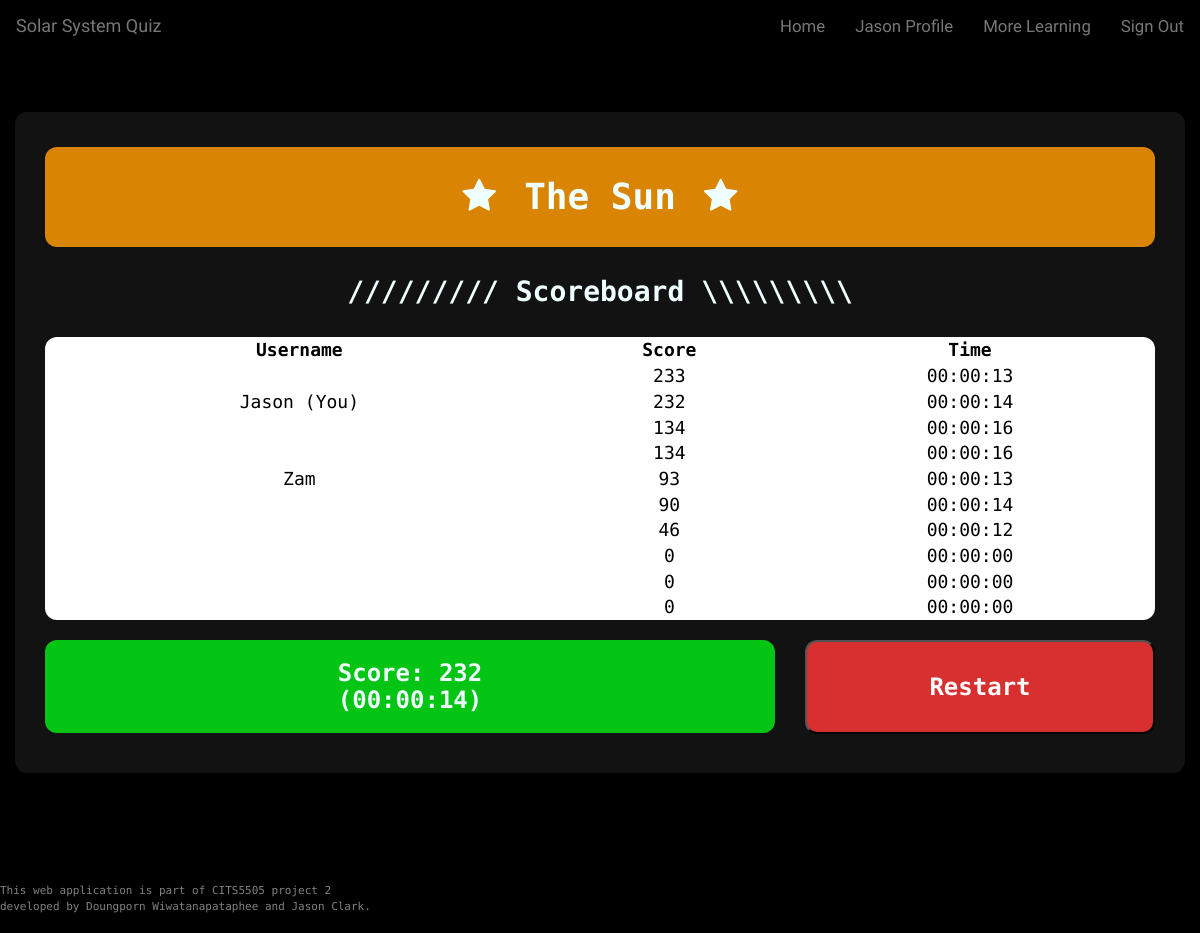
The app's page /result (signed in) with its own data.
### app/models.py (models this page shows, shortened)
class User(UserMixin, db.Model):
    __tablename__ = 'user_table'
    id = db.Column(db.Integer, primary_key=True)
    username = db.Column(db.String(64), index=True, unique=True)
    user_type = db.Column(db.String(64))
    email = db.Column(db.String(120), index=True, unique=True)
    password_hash = db.Column(db.String(128))
    posts = db.relationship('Post', backref='author', lazy='dynamic')
    about_me = db.Column(db.String(140))
    last_seen = db.Column(db.DateTime, default=datetime.utcnow)
    score_child = db.relationship("Score", backref = 'user_parent')
    quiz_unlocked = db.Column(db.Integer, default=0)

class QuestionSet(db.Model):
    __tablename__ = 'questionset'
    id = db.Column(db.Integer, primary_key = True)
    name = db.Column(db.String(64))
    module = db.Column(db.String(64))
    number_of_questions = db.Column(db.Integer)
    child = db.relationship("CurrentQuestion")
    score_child = db.relationship('Score', backref= 'questionset_parent')

class Score(db.Model):
    __tablename__ = 'score'
    id = db.Column(db.Integer, primary_key = True)
    user_id = db.Column(db.Integer, db.ForeignKey('user_table.id'))
    questionset_id = db.Column(db.Integer, db.ForeignKey('questionset.id'))
    score = db.Column(db.Integer, default=0)
    time_taken = db.Column(db.Time, default=0)

### app/routes.py (the view)
@app.route('/result', methods=['GET'])
def result():
    latest_score = Score.query.filter_by(user_id=current_user.id).all()[-1]
    latest_module_id = latest_score.questionset_id
    latest_module = latest_score.questionset_parent.name
    latest_time_taken = latest_score.time_taken
    scoreSorted = Score.query.filter_by(questionset_id=latest_module_id).order_by(Score.score.desc()).all()
    return render_template('result.html', latestScore=latest_score, scoreSorted=scoreSorted, moduleName=latest_module, timeTaken=latest_time_taken)

### app/models.py (called while the page is built)
@login.user_loader
def load_user(id):
    return User.query.get(int(id))

### app/routes.py (called while the page is built)
@app.before_request
def before_request():
    from_zone = tz.tzutc()
    to_zone = tz.tzlocal()
    utc = datetime.utcnow()
    utc = utc.replace(tzinfo=from_zone)
    central = utc.astimezone(to_zone)   # convert to local timezone
    if current_user.is_authenticated:
        current_user.last_seen = central
        db.session.commit()

### app/templates/result.html (shortened to what this page needs)
{% extends 'base.html' %}
{% block body %}
<div class="container result-container">
    <h2 class="result-module"><i class="fa fa-star fa-fw"></i>&nbsp;{{ moduleName }}&nbsp;<i class="fa fa-star fa-fw"></i></h2>
    <h2 class="result-scoreboard">///////// Scoreboard \\\\\\\\\</h2>
    <table class="result-table">
        <thead>
            <tr>
                <th>Username</th>
                <th>Score</th>
                <th>Time</th>
            </tr>
        </thead>
        <tbody>
        {% for score in scoreSorted %}
        {%  if loop.index <= 10  %}
            <tr>
                {% if current_user.id == score.user_parent.id %}
                <td>{{ score.user_parent.username }} (You)</td>
                {% else %}
                <td>{{ score.user_parent.username }}</td>
                {% endif %}
                <td>{{ score.score }}</td>
                <td>{{ score.time_taken }}</td>
            </tr>
        {% endif %}
        {% endfor %}
        </tbody>
    </table>
    <div class="row">
        <div class="col-xs-8">
            <h3 class="result-score">Score: {{ latestScore.score }} <br> ({{ timeTaken }})</h3>
        </div>
        <div class="col-xs-4">
            <a href='/'><button class="restart-button">Restart</button></a>
        </div>
    </div>
</div>
{% endblock %}

### app/templates/base.html (shortened to what this page needs)
<!DOCTYPE html>
<html lang="en">
<head>
    <link rel="stylesheet" href="https://maxcdn.bootstrapcdn.com/bootstrap/3.4.1/css/bootstrap.min.css">
    <link rel="stylesheet" type="text/css" href="{{ url_for('static', filename='css/theme.css') }}">
    <link rel="stylesheet" href="https://cdnjs.cloudflare.com/ajax/libs/font-awesome/4.7.0/css/font-awesome.min.css">
</head>
<body>
    {% block navbar %}
    <nav class="navbar navbar-default">
            <div class="navbar-header">
                <a class="navbar-brand" href="{{ url_for('home') }}">Solar System Quiz</a>
            </div>
            <div class="collapse navbar-collapse" id="bs-example-navbar-collapse-1">
                <ul class="nav navbar-nav navbar-right">
                    {% if current_user.is_authenticated %}
                    <li><a id="nav_home" href="{{ url_for('home') }}">Home</a></li>
                    <li><a id="nav_profile" href="{{ url_for('user_profile', username=current_user.username) }}">{{ current_user.username }} Profile</a></li>
                    <li><a id="nav_learning" href="{{ url_for('more_learning') }}">More Learning</a></li>
                    <li><a id="nav_logout" href="{{ url_for('logout') }}">Sign Out</a></li>
                    {% else %}
                    <li><a id="nav_home" href="{{ url_for('home') }}">Home</a></li>
                    <li><a id="nav_login" href="{{ url_for('login') }}">Login</a></li>
                    <li><a id="nav_register" href="{{ url_for('register') }}">Register</a></li>
                    <li><a id="nav_learning" href="{{ url_for('more_learning') }}">More Learning</a></li>
                    {% endif %}
                </ul>
            </div>
    </nav>
    {% endblock %}
    <div class="points-container">
    </div>
    {% block body %}{% endblock %}
    <footer>
        <p>This web application is part of CITS5505 project 2 <br>
           developed by Doungporn Wiwatanapataphee and Jason Clark.</p>
    </footer>
</body>
</html>

### app/static/css/theme.css (style rules this page uses)
* { box-sizing: border-box; }
body { font-family: 'Space Mono', monospace; background-color: black; color: azure; padding-bottom: 60px; margin-bottom: 100px; }
html { scroll-behavior: smooth; }
.navbar { font-family: 'Audiowide', cursive; background-color: black; border-color: black; top: 0; }
.nav a { font-size: 1.2em !important; }
.points-container { padding: 20px; display: flex; margin: 0 auto; text-align: center; }
.result-container { background-color: #121212; border-radius: 12px; padding: 15px 30px 30px 30px; }
.result-module { background-color: #da8403; border-radius: 12px; padding: 30px; text-align: center; font-weight: bold; font-size: 36px; }
.result-score { background-color: #03da15e5; border-radius: 12px; padding: 20px; text-align: center; font-weight: bold; font-size: 24px; }
.restart-button { color: #ffffff; background-color: #d83030; border-radius: 12px; padding: 28px; text-align: center; font-weight: bold; font-size: 24px; filter: brightness(1); width: 100%; margin-top: 20px; }
.result-scoreboard { margin-top: 0; border-radius: 12px; padding: 20px; text-align: center; font-weight: bold; font-size: 28px; }
.result-table { width: 100%; font-size: 18px; padding: 20px; border-collapse: collapse; border-spacing: 10px; text-align: center; background-color: #ffffff; color: black; border-radius: 12px; }
.result-table th { text-align: center; }
footer { position: fixed; font-size: 11px; background: black; color:grey; bottom: 0; left: 0; height: 50px; width: 100%; }

### records on screen
User: username "Jason"
QuestionSet: name "The Sun"
Score: score "233", time_taken "00:00:13"
Score: user_parent.username "Jason", score "232", time_taken "00:00:14"
Score: score "134", time_taken "00:00:16"
Score: score "134", time_taken "00:00:16"
Score: user_parent.username "Zam", score "93", time_taken "00:00:13"
Score: score "90", time_taken "00:00:14"
Score: score "46", time_taken "00:00:12"
Score: score "0", time_taken "00:00:00"
Score: score "0", time_taken "00:00:00"
Score: score "0", time_taken "00:00:00"
